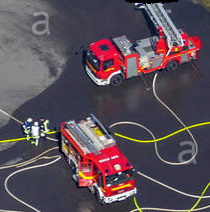
#> input picture PIM/02 - Limiarização/bombeiros4.png, 210 x 212 px
$ python 'Limiarização.py'
#> lines starting #> are read from the running program, lines starting #| are printed output that depends on the picture; after the words box and inside, x2 and y2 are one past the last pixel; in counts of white or black regions, pixels touching at a corner belong together
import numpy as np
import cv2

FUNDO = 0
LIMIAR = 240
AREA_MINIMA = 400
contagem = dict()


def limiarizar(img):
    y, x = img.shape[0], img.shape[1]
    nimg = np.zeros((img.shape[0], img.shape[1]), np.uint8)
    for i in range(0, y):
        for j in range(0, x):
            nimg[i, j] = int((img[i, j]) >= LIMIAR)
    return nimg


def rotular(label, img, aux, y, x):
    fila = [(y, x)]
    contagem[label] = 0

    while len(fila) > 0:
        y, x = fila.pop()
        aux[y, x] = label
        contagem[label] += 1
        # cima, direita, baixo, esquerda
        if y > 0:
            if img[y, x] == img[y - 1, x] and aux[y - 1, x] == -1:
                fila.append((y - 1, x))
        if x < len(img[0]) - 1:
            if img[y, x] == img[y, x + 1] and aux[y, x + 1] == -1:
                fila.append((y, x + 1))
        if y < len(img) - 1:
            if img[y, x] == img[y + 1, x] and aux[y + 1, x] == -1:
                fila.append((y + 1, x))
        if x > 0:
            if img[y, x] == img[y, x - 1] and aux[y, x - 1] == -1:
                fila.append((y, x - 1))


def identifica(img):
    y, x = img.shape[0], img.shape[1]
    aux = np.zeros((img.shape[0], img.shape[1]), int)

    aux.fill(-1)
    label = 1
    # checar bordas verticais esquerda e direita
    for i in range(0, y):
        rotular(0, img, aux, i, 0)
        rotular(0, img, aux, i, x - 1)
    # checar bordas horizontais cima e baixo
    for j in range(1, x - 1):
        rotular(0, img, aux, 0, j)
        rotular(0, img, aux, y - 1, j)
    # marcar normalmente o que nao eh fundo
    for i in range(1, y - 1):
        for j in range(1, x - 1):
            if aux[i, j] == -1:
                if img[i, j] == FUNDO:
                    rotular(0, img, aux, i, j)
                else:
                    rotular(label, img, aux, i, j)
                    label += 1
    return aux


def segmentar(img, aux):
    y, x = img.shape[0], img.shape[1]
    out = np.zeros(img.shape, np.uint8)
    for i in range(0, y):
        # so passa para a imagem final os pixels de interesse
        for j in range(0, x):
            if (aux[i, j] != FUNDO) and (contagem[aux[i, j]] >= AREA_MINIMA):
                out[i, j] = img[i, j]
    return out


def bombeiro(img):
    nimg = limiarizar(img)
    aux = identifica(nimg)
    outimg = segmentar(img, aux)
    cv2.imwrite('bombeiro_segmentada.png', outimg)


def solda(img):
    aux = identifica(img)
    outimg = segmentar(img, aux)
    cv2.imwrite('solda_segmentada.png', outimg)


# le as imagens
img_bombeiro = cv2.imread('bombeiros4.png', 0)
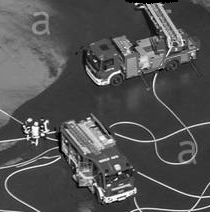
#> img_bombeiro: shape (212, 210); min 0, max 254, mean 82.3
img_solda = cv2.imread('solda.png', 0)
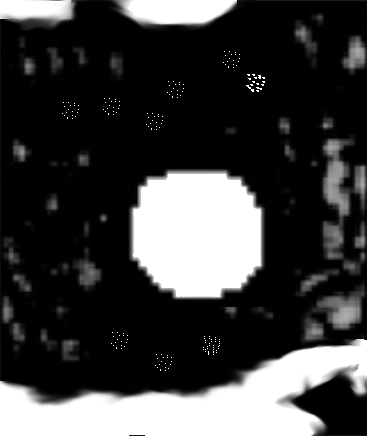
#> input picture PIM/02 - Limiarização/solda.png, 367 x 436 px
#> img_solda is the input picture: shape (436, 367); min 0, max 255, mean 62.4

solda(img_solda)
#> in identifica, `aux.fill(-1)`: aux: shape (436, 367) int64; every value is -1
#> in solda, `aux = identifica(img)`:
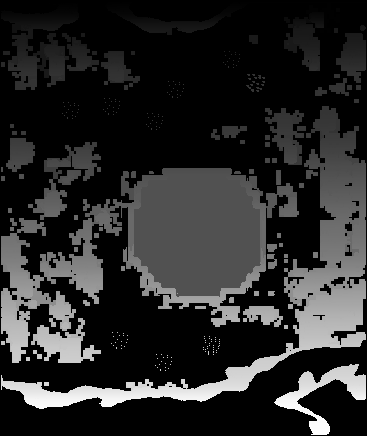
#> aux: shape (436, 367) int64; min 0, max 27211, mean 4423.4; drawn with min black and max white
#> after the loop in segmentar, `for i in range(0, y):`:
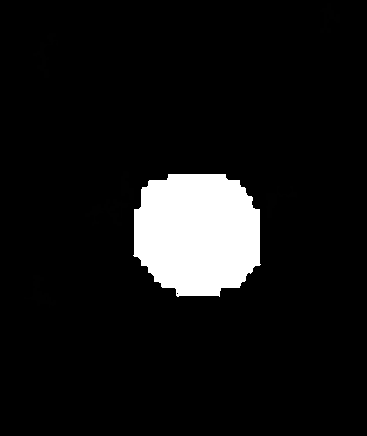
#> out: shape (436, 367); min 0, max 255, mean 20.6
bombeiro(img_bombeiro)
#> after the loop in limiarizar, `for i in range(0, y):`:
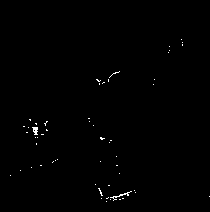
#> nimg: shape (212, 210); values 0 (black) and 1 (white), 0.44% white in thin lines or dots, all inside (x1, y1, x2, y2) = (10, 39, 210, 202)
#> in identifica (call 2), `aux.fill(-1)`: aux: shape (212, 210) int64; every value is -1
#> in bombeiro, `aux = identifica(nimg)`: aux: shape (212, 210) int64; 68 distinct labels, from 0 to 67
#> after the loop in segmentar (call 2), `for i in range(0, y):`: out: shape (212, 210); every value is 0
